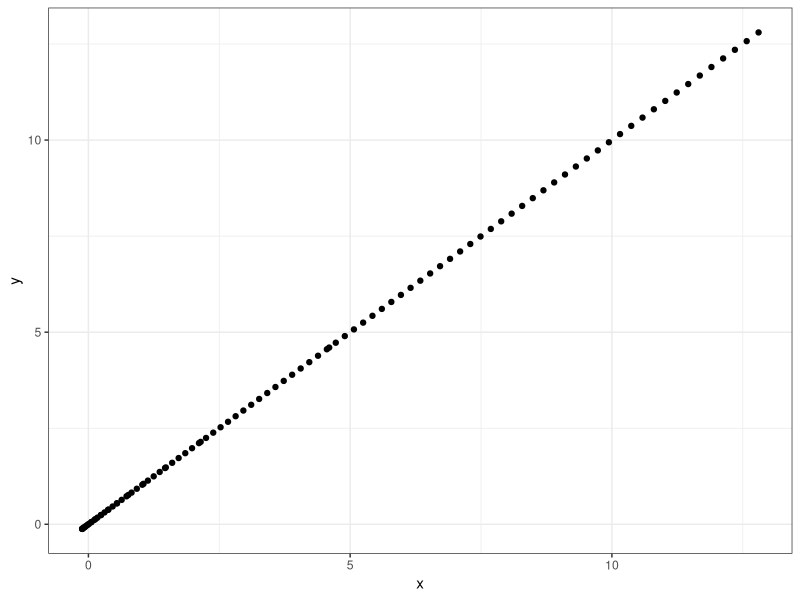
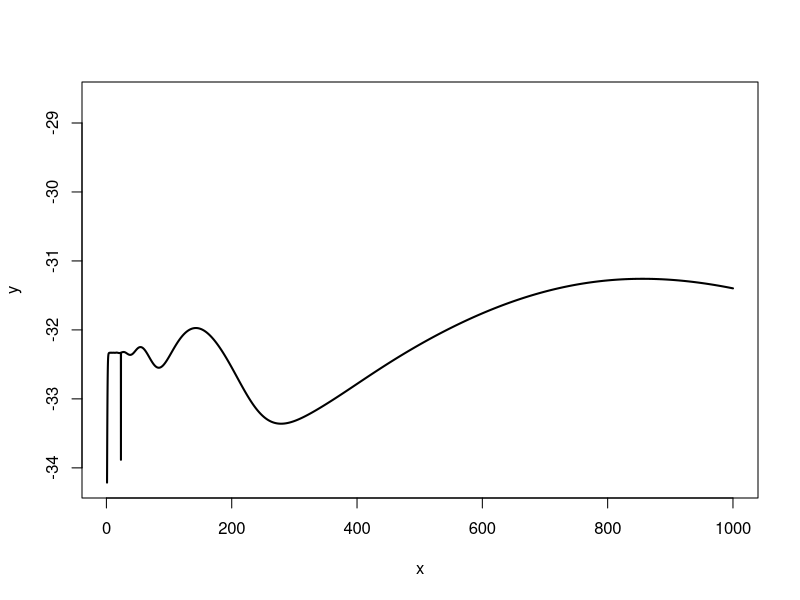
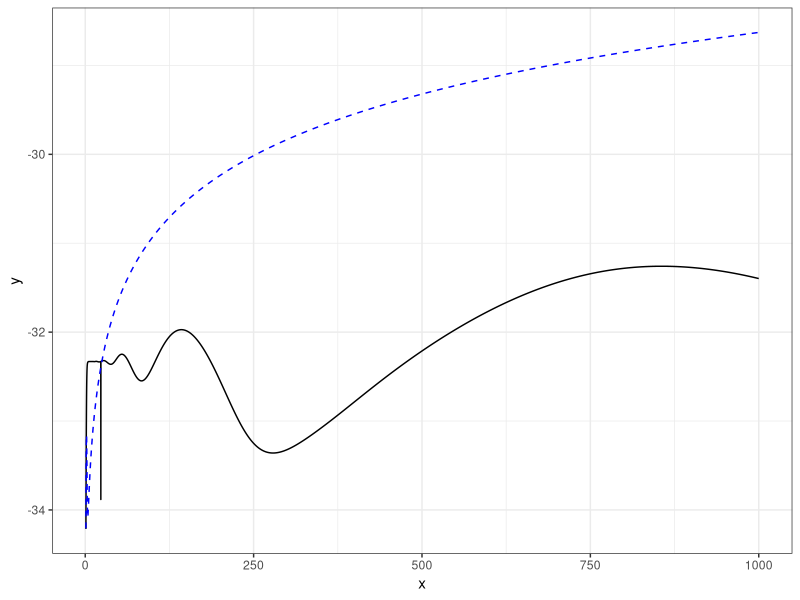
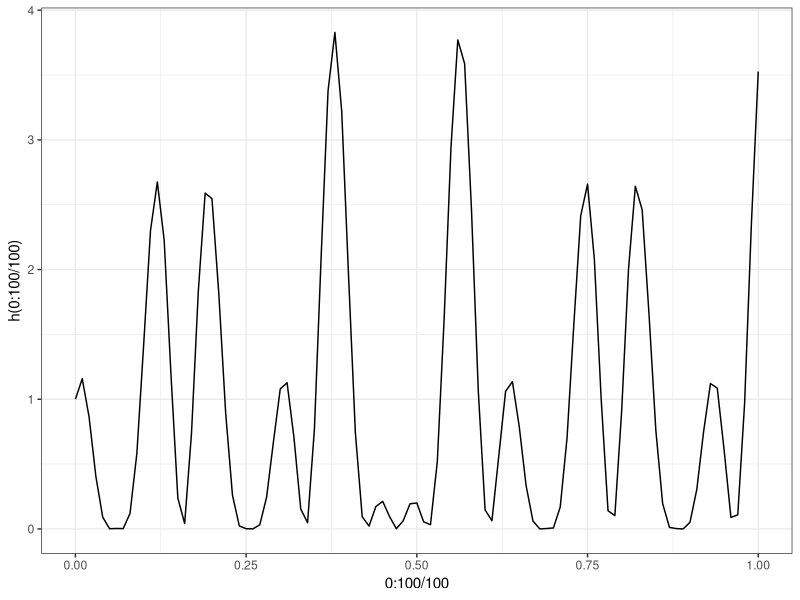
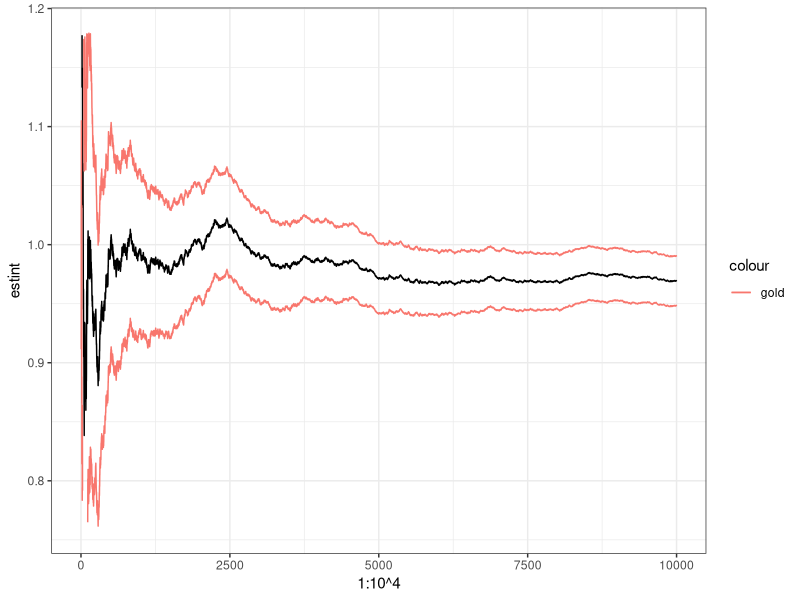
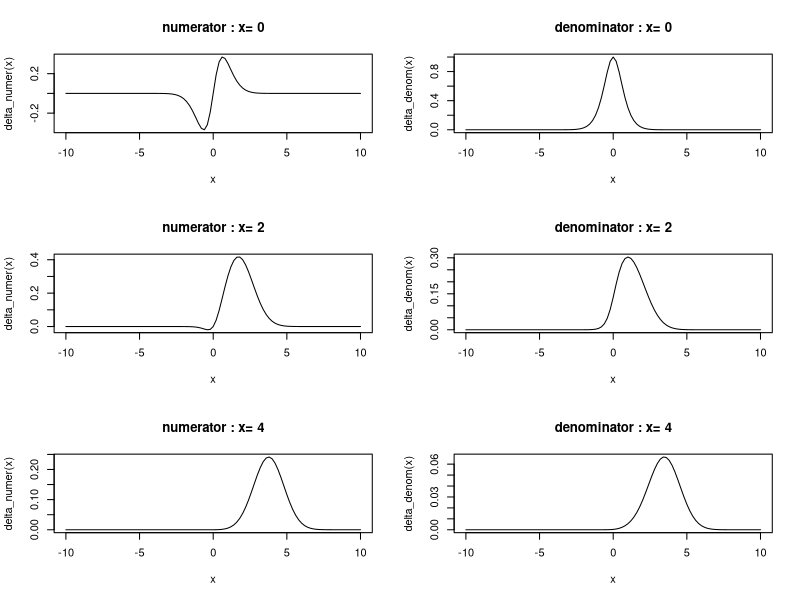

Write R code to recreate these figures, in order. (Note: this script raises an error after producing the figures.)
## ---- chunk 1
knitr::opts_chunk$set(echo = TRUE,warning = FALSE,message = FALSE)
library(ggplot2)
library(reshape2)
library(dplyr)
library(MASS)
theme_set(theme_bw())
## ---- chunk 2
ch <- function(la){
  integrate(function(x) {x^{la-1}*exp(-x)}, 0, Inf)$val
}
plot_d <- data.frame(x = lgamma(seq(0.01,10,le=100)),y = log(apply(as.matrix(seq(0.01,10,le=100)), 1, ch)))
ggplot(plot_d,aes(x=x,y=y))+geom_point()
## ---- chunk 3
cac=rcauchy(10)+350
lik=function(the){
  u=dcauchy(cac[1]-the)
  for(i in 2:10)
    u=u*dcauchy(cac[i]-the)
    return(u)
}

print(integrate(lik,-Inf,Inf))

print(integrate(lik,200,400))

cac=rcauchy(10)

nin=function(a){integrate(lik,-a,a)$val}
nan=function(a){area(lik,-a,a)}
x=seq(1,10^3,le=10^4)
y=log(apply(as.matrix(x),1,nin))
z=log(apply(as.matrix(x),1,nan))
plot(x,y,type="l",ylim=range(cbind(y,z)),lwd=2)
ggplot()+geom_line(data = data.frame(x,y),mapping = aes(x=x,y=y))+geom_line(data = data.frame(x,z),mapping = aes(x=x,y=z),colour='blue',linetype=2)
## ---- chunk 4
h <- function(x){(cos(50 * x) + sin(20 * x))^2}
ggplot()+geom_line(mapping=aes(x= 0:100/100,y =h(0:100/100)))
integrate(h,0,1)
x <- h(runif(10^4))
estint <- cumsum(x)/(1:10^4)
esterr <- sqrt(cumsum((x - estint)^2))/(1:10^4)
ggplot(data.frame(estint), aes(x=1:10^4,y=estint))+geom_line()+ylim(mean(x)+20*c(-esterr[10^4],esterr[10^4]))+
  geom_line(mapping = aes(x=1:10^4,y=estint+2*esterr,color="gold"))+geom_line(mapping=aes(x=1:10^4,y=estint-2*esterr,color="gold"))
## ---- chunk 5
delta_numer <- function(theta){theta/(1+theta^2)*exp(-(x-theta)^2/2)}
delta_denom <- function(theta){1/(1+theta^2)*exp(-(x-theta)^2/2)}
par(mfrow=c(3,2))
for(x in c(0,2,4)){
  curve(delta_numer,from=-10,to=10,main=paste("numerator : x=",x))
  curve(delta_denom,from=-10,to=10,main=paste("denominator : x=",x))
} 

for(x in c(0,2,4)){
  #正規分布から乱数を発生させて、コーシーで評価
  N <-10^5
  norm <- rnorm(N,x)
  cauchy <- dcauchy(norm)
  print(mean(norm*cauchy)/mean(cauchy))
  #その逆　結果はほぼ同じ
  cauchy <- rcauchy(N)
  norm <- dnorm(cauchy,x)
  print(mean(cauchy*norm)/mean(norm))
} 
## ---- chunk 6
estint <- cumsum(cauchy*norm)/cumsum(norm)
esterr <- sqrt(cumsum((cauchy-estint)^2)/c(1:length(cauchy))^2)
plot(esterr,type='l')
## ---- chunk 7
N <- 10^3
h <- function(x){exp(-(x-3)^2/2)+exp(-(x-6)^2/2)}
sample <- rnorm(N)
n_mc_est <- cumsum(h(sample))/c(1:length(sample))
n_mc_err <- sqrt(cumsum((sample - n_mc_est)^2))/(1:length(sample))
n_mc <- data.frame(est = n_mc_est,error_max = n_mc_est + 2 * n_mc_err,error_min = n_mc_est - 2 * n_mc_err)
ggplot(n_mc,aes(x=1:length(sample),y=est))+geom_line()+
  geom_line(mapping = aes(x=1:length(sample),y=error_max),colour='gold')+
  geom_line(mapping = aes(x=1:length(sample),y=error_min),colour='gold')+
  xlab('sample size')
n_mc_est[N]
## ---- chunk 8
sample_g <- runif(N,-8,-1)
g_mc_est <- h(sample_g) * dnorm(sample_g) / dunif(sample_g,-8,-1) /c(1:length(sample_g))
g_mc_err <- sqrt(cumsum((h(sample_g) * dnorm(sample_g) / dunif(sample_g,-8,-1) - g_mc_est)^2))/c(1:length(sample_g))
g_mc <- data.frame(est = g_mc_est,error_max = g_mc_est + 2 * g_mc_err,error_min = g_mc_est - 2 * g_mc_err)
ggplot(g_mc,aes(x=1:length(sample),y=est))+geom_line(colour='red')+
  geom_line(mapping = aes(x=1:length(sample),y=error_max),colour='gold')+
  geom_line(mapping = aes(x=1:length(sample),y=error_min),colour='gold')+
  xlab('sample size')
## ---- chunk 9
sample_g <- runif(N,-2,10)
g_mc_est <- h(sample_g) * dnorm(sample_g) / dunif(sample_g,-2,10) /c(1:length(sample_g))
g_mc_err <- sqrt(cumsum((h(sample_g) * dnorm(sample_g) / dunif(sample_g,-2,10) - g_mc_est)^2))/c(1:length(sample_g))
g_mc <- data.frame(est = g_mc_est,error_max = g_mc_est + 2 * g_mc_err,error_min = g_mc_est - 2 * g_mc_err)
ggplot(g_mc,aes(x=1:length(sample),y=est))+geom_line(colour='red')+
  geom_line(mapping = aes(x=1:length(sample),y=error_max),colour='gold')+
  geom_line(mapping = aes(x=1:length(sample),y=error_min),colour='gold')+
  xlab('sample size')

g_mc_est[N]
## ---- chunk 10
pnorm(-4.5, log=T)
pnorm(-4.5)
## ---- chunk 11
Nsim <- 10^3
y <- rexp(Nsim) + 4.5
weit =dnorm(y)/dexp(y-4.5)
plot(cumsum(weit)/1:Nsim,type="l")
abline(a=pnorm(-4.5),b=0,col="red")
## ---- chunk 12
par(mfrow=c(2,2))
for(lambda in c(1, 5, 10, 20)){
  Nsim <- 10^4
  y <- rexp(Nsim)/lambda+4.5
  weit <- dnorm(y)/dexp(y-4.5, lambda)
  estint <- cumsum(weit)/1:Nsim
  esterr <- sqrt(cumsum((weit-estint)^2))/(1:Nsim)
  plot(estint, xlab="Mean and error range", ylab="prob", type="l", main=paste("lambda = ",lambda))
  lines(estint+2*esterr, col="gold", lwd=2)
  lines(estint-2*esterr, col="gold", lwd=2)
  abline(h=pnorm(-4.5), col="red")
}
